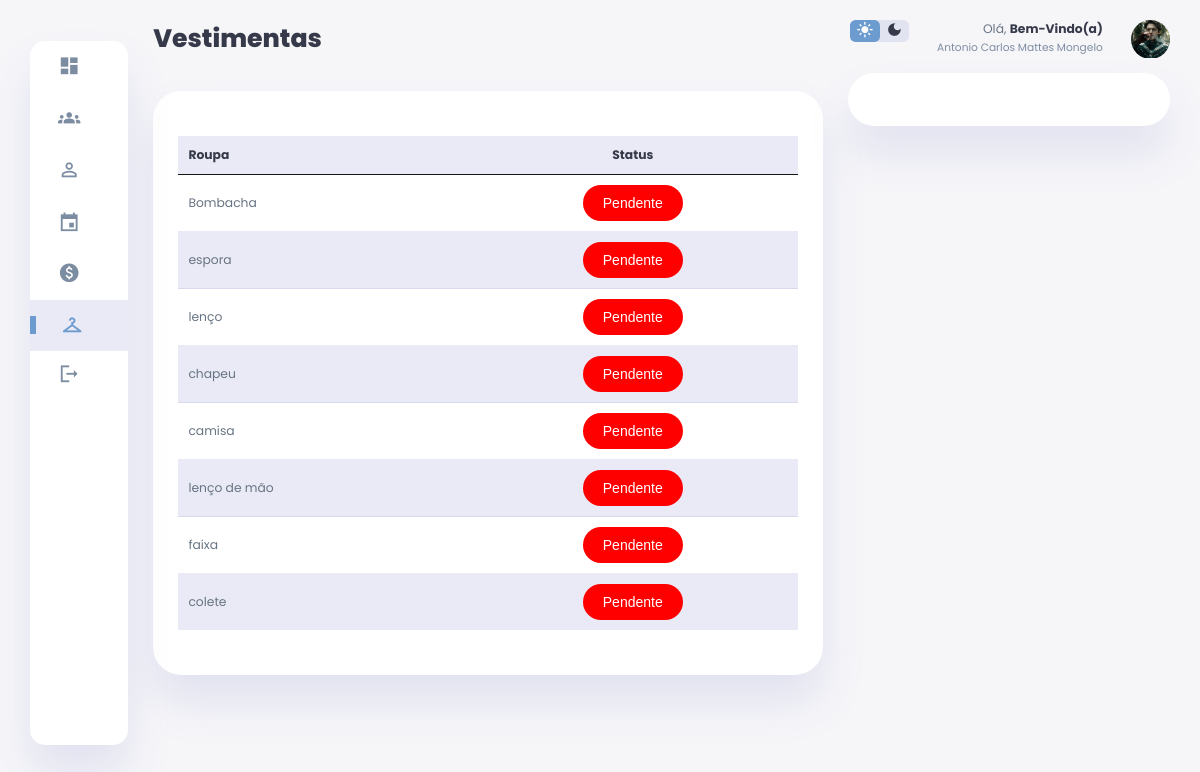
/usuario/acessorios/index.php (signed in), run on an earlier commit of the app's database.
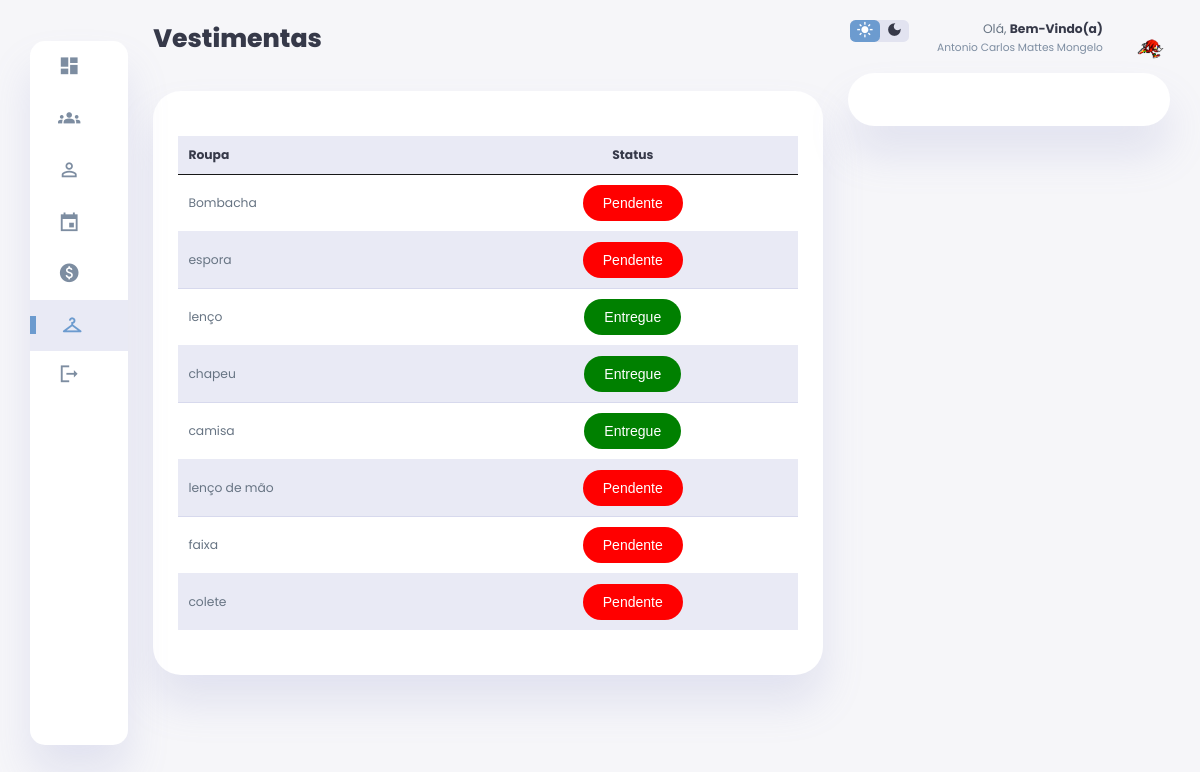
And on a later commit of the database.
### tables this page shows
CREATE TABLE IF NOT EXISTS `roupas` (
  `id` int NOT NULL AUTO_INCREMENT,
  `nome` varchar(255) NOT NULL,
  `status_devolucao` tinyint(1) DEFAULT '0',
  `id_usuario` int DEFAULT NULL,
  PRIMARY KEY (`id`),
  KEY `id_usuario` (`id_usuario`) USING BTREE
);

CREATE TABLE IF NOT EXISTS `usuario` (
  `id_usuario` int NOT NULL AUTO_INCREMENT,
  `statuss` int DEFAULT NULL,
  `nome` varchar(255) DEFAULT NULL,
  `email` varchar(255) DEFAULT NULL,
  `datas` date DEFAULT NULL,
  `CPF` char(14) DEFAULT NULL,
  `RG` varchar(11) DEFAULT NULL,
  `categoria` varchar(255) NOT NULL,
  `senha` varchar(255) DEFAULT NULL,
  `telefone` varchar(11) DEFAULT NULL,
  `matricula` varchar(255) DEFAULT NULL,
  `imagem` varchar(255) NOT NULL,
  `genero` varchar(255) NOT NULL,
  `endereco` varchar(255) NOT NULL,
  `responsavel` varchar(255) NOT NULL,
  `data_entrada` date NOT NULL,
  `tele_respon` varchar(11) NOT NULL,
  `idade` varchar(2) NOT NULL,
  `nom_dan` varchar(255) NOT NULL,
  `identidade_frente` varchar(255) NOT NULL,
  `identidade_verso` varchar(255) NOT NULL,
  `primeiro_login` tinyint(1) DEFAULT '1',
  PRIMARY KEY (`id_usuario`),
  KEY `id_usuario` (`id_usuario`) USING BTREE
);

### usuario/acessorios/index.php (the view, shortened to what this page needs)
<?php
$conexao = conectar();
$sql_roupas_usuario = "SELECT * FROM roupas WHERE id_usuario = " . $_SESSION['id_usuario'];
$resultado_roupas_usuario = mysqli_query($conexao, $sql_roupas_usuario);
$sql = "SELECT * FROM usuario WHERE id_usuario = " . $_SESSION['id_usuario'];
$resultado = mysqli_query($conexao, $sql);
$dados = mysqli_fetch_assoc($resultado);
?>
<!DOCTYPE html>
<html lang="en">
<head>
    <link rel="stylesheet" href="css/style.css">
</head>
<body>
    <div class="container">
        <aside>
            <div class="sidebar">
                <a href="../dashboard.php">
                    <span class="material-icons-sharp">
                    </span>
                </a>
                <a href="../participantes">
                    <span class="material-icons-sharp">
                    </span>
                </a>
                <a href="../perfil.php">
                    <span class="material-icons-sharp">
                    </span>
                </a>
                <a href="../calen" target="_blank">
                    <span class="material-icons-sharp">
                    </span>
                </a>
                <a href="../pagamento">
                    <span class="material-icons-sharp">
                    </span>
                </a>
                <a href="../acessorios" class="active">
                    <span class="material-icons-sharp">
                    </span>
                </a>
                <a href="logout.php">
                    <span class="material-icons-sharp">
                    </span>
                </a>
            </div>
        </aside>
        <main>
            <h1>Vestimentas</h1>
            <div class="box">
                <table>
                    <thead>
                        <tr>
                            <th>Roupa</th>
                            <th class="class">Status</th>
                        </tr>
                    </thead>
                    <tbody>
                        <?php while ($row = mysqli_fetch_assoc($resultado_roupas_usuario)): ?>
                            <tr>
                                <td class="clas"><?php echo $row['nome']; ?></td>
                                <td>
                                    <?php if ($row['status_devolucao'] == 0): ?>
                                        <button type="button" class="btn_vermelho">Pendente</button>
                                    <?php else: ?>
                                        <button type="button" class="btn_verde">Entregue</button>
                                    <?php endif; ?>
                                </td>
                            </tr>
                        <?php endwhile; ?>
                    </tbody>
                </table>
            </div>
        </main>
        <div class="right-section">
            <div class="nav">
                <div class="dark-mode">
                    <span class="material-icons-sharp ">
                    </span>
                    <span class="material-icons-sharp">
                    </span>
                </div>
                <div class="profile">
                    <div class="info">
                        <p>Olá, <b>Bem-Vindo(a)</b></p>
                        <small class="text-muted"><?php echo $dados['nome'] ?></small>
                    </div>
                    <div class="profile-photo">
                        <img src="../../img/perfil/<?php echo $dados['imagem'] ?>" alt="user">
                    </div>
                </div>
            </div>
            <div class="user-profile">
            </div>
        </div>
    </div>
</body>
</html>

What changed in the data, as far as the page shows it:
changed roupas "lenço": status_devolucao "Pendente" → "Entregue"
changed roupas "chapeu": status_devolucao "Pendente" → "Entregue"
changed roupas "camisa": status_devolucao "Pendente" → "Entregue"
changed usuario "Antonio Carlos Mattes Mongelo": imagem: a different picture
